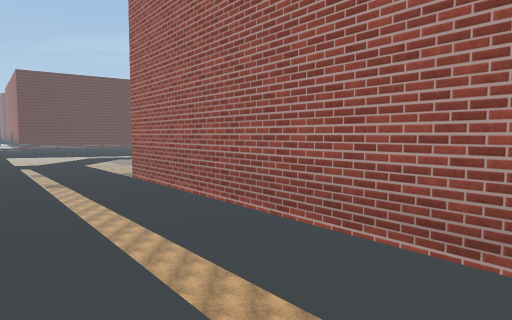
View 1 (above)

24 first-person views from a walk through a Unity game level. The camera is 1.5 m above the floor, tilts 4° down and sees 70° across. The floor is counted in squares, 2 m on a side. Each view is taken from the middle of a square. On the plan, view 1 faces up. The plan holds only what a view shows up to about 11 squares ahead; the rest is blank. The place goes on beyond the plan. Surface patterns are stand-ins for the level's own textures.

View 2
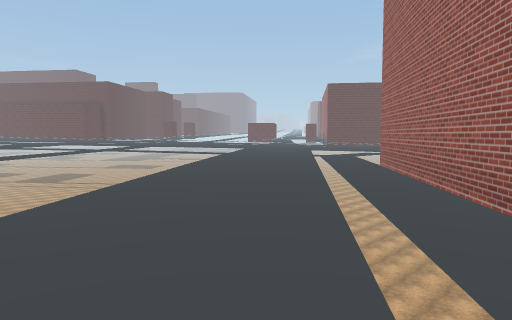

View 3
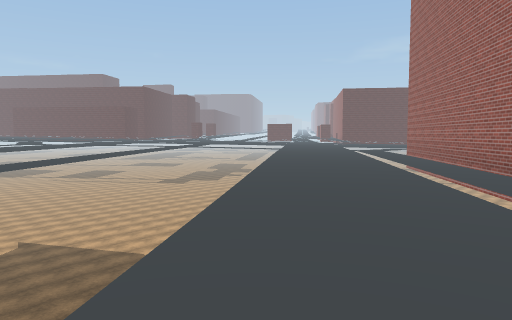

View 4
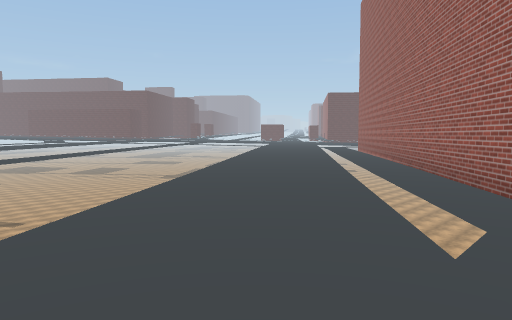

View 5
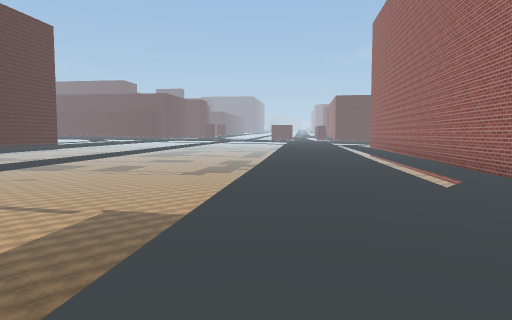

View 6
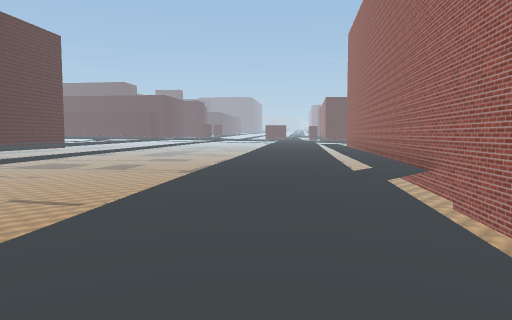

View 7
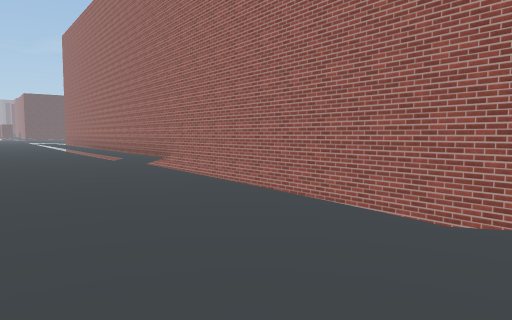

View 8
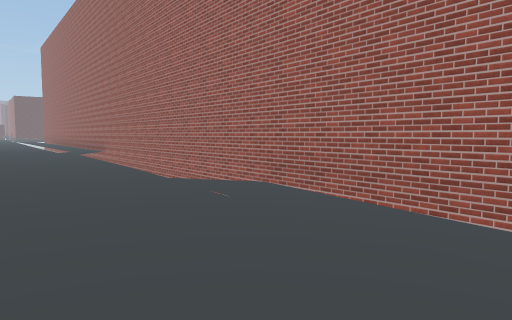

View 9
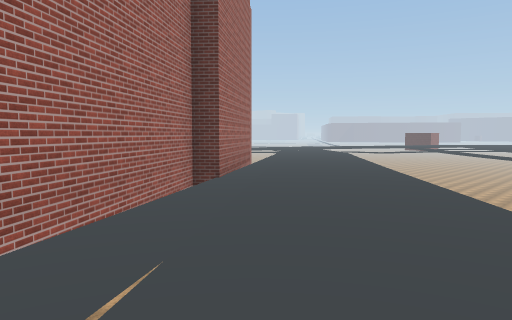

View 10
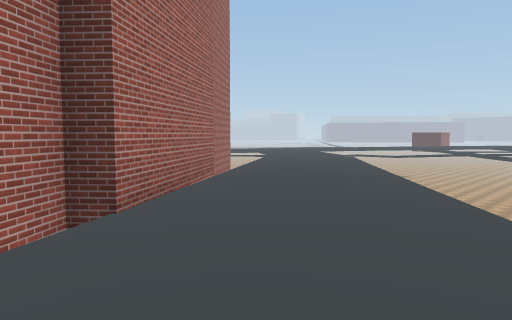

View 11
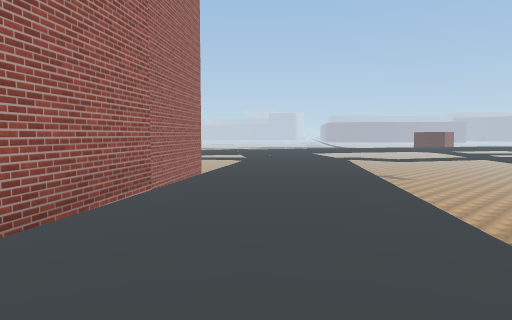

View 12
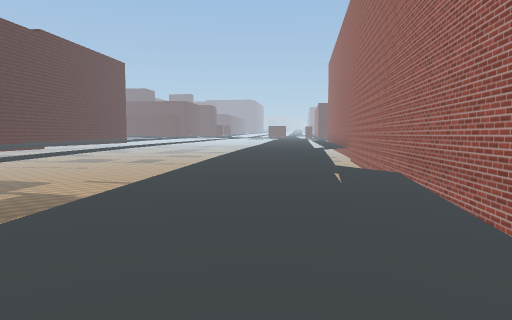

View 13
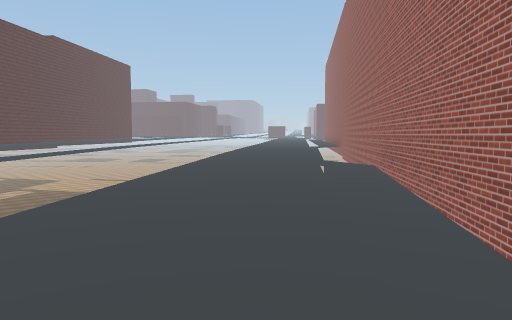

View 14
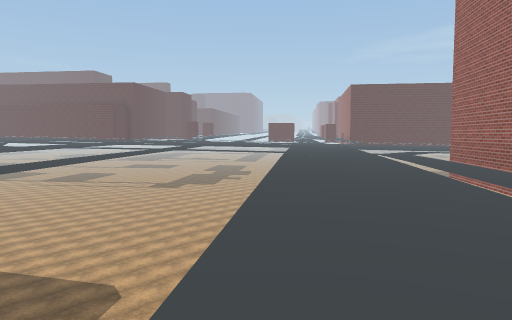

View 15
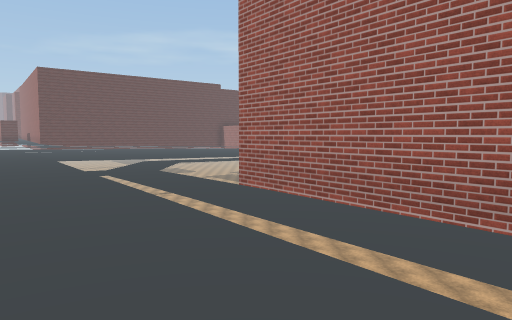

View 16
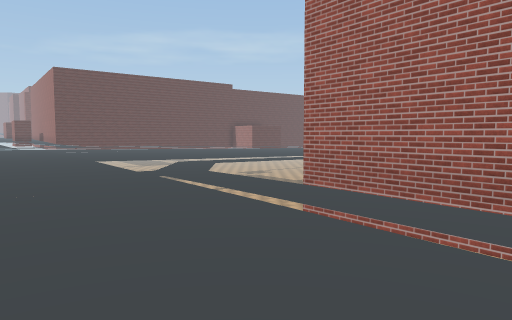

View 17
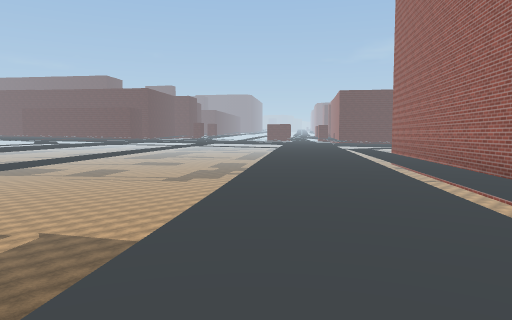

View 18
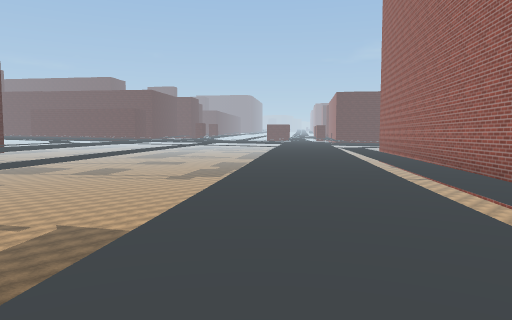

View 19
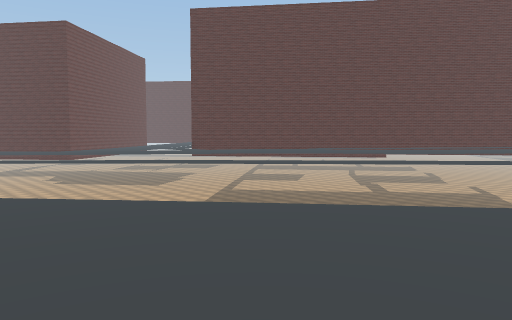

View 20
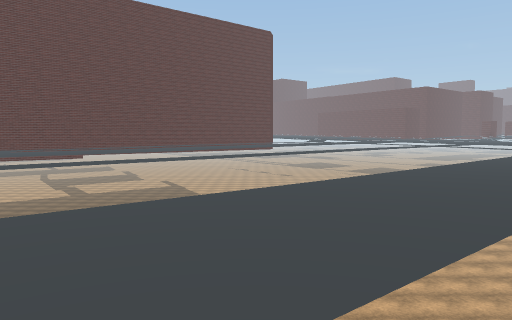

View 21
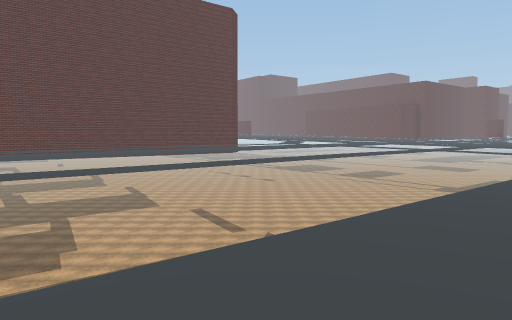

View 22
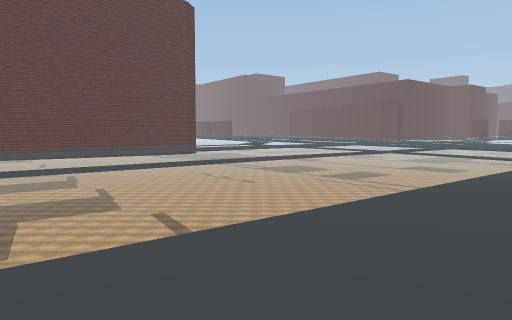

View 23
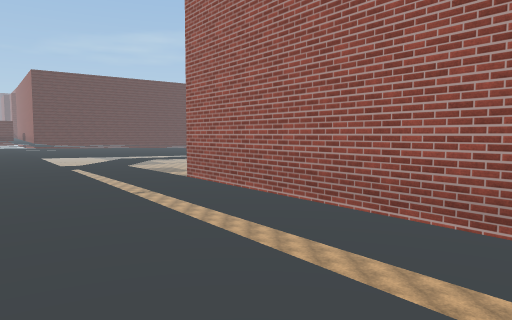

View 24
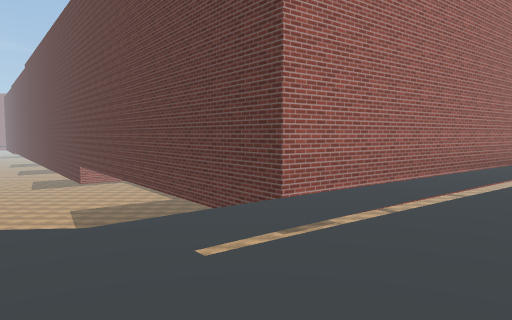

### Floor plan
Key: @ floor where view 1 was taken; # wall or solid block; . main floor; : floor 0.25 m higher than the main floor; - floor 0.25 m lower than the main floor; _ floor 0.5 m lower than the main floor; = window, fence, low wall or low ledge; ^ raised ledge; v drop or lower ground.
Columns run from 10 left of view 1 to 20 right of it. Each row starts with its distance up from view 1.
 12 ::.. v=v     vv
 11 :::v vvvvvv vv#
 10  ::: vv vvvv#^
  9  :::vvv vvv#
  8   :::..vvv#
  7    :..=v#^
  6    :..==#^
  5 v=v ...v=#^
  4 =v  v...v##
  3 v    ....v##
  2 =vv  v....v#^
  1 v=vv vv...v=#^
  0 vv=v vvv..@v #
 -1 vvvv  vvv...v##
 -2 vvv=v vvv....v#^
 -3  vvv=v vvv....v#^
 -4 :vvvv=v   v...v=#
 -5 :vvvvvv    v...v.#
 -6 ::vvv =v   v.....v^
 -7 :::v  v=v   v....v#^
 -8 ::::vvvv=v   v....v#
 -9  ::::vvvv=v   v...-v#
-10  v:      vv    v..-vv^
-11           =v   v.---vv^
-12           v=v   v----v##
-13            v=v   v-----#
-14             vv    v---=-#
-15              vv    -----#^
-16               =v   v-----#^
-17               v=v   v----_#
-18                v=    v---_#
-19                       v---_#
-20                        --___^
-21                        v____#
-22                         v____v#
-23                          v____v
-24                           ____v
-25                           v____
-26                            v___
-27                             v__
-28                            v-
-29                          vv=
-30                           =

Where each view was taken, in squares from view 1:
view 1: 0 up, 0 right, facing up
view 2: 2 down, 2 right, facing up-left
view 3: 6 down, 3 right, facing up-left
view 4: 8 down, 6 right, facing up-left
view 5: 11 down, 7 right, facing up-left
view 6: 12 down, 9 right, facing up-left
view 7: 15 down, 9 right, facing up
view 8: 18 down, 12 right, facing up
view 9: 13 down, 10 right, facing down-right
view 10: 16 down, 12 right, facing down-right
view 11: 18 down, 13 right, facing down-right
view 12: 19 down, 15 right, facing up-left
view 13: 20 down, 16 right, facing up-left
view 14: 4 down, 1 right, facing up-left
view 15: 1 up, 2 left, facing up
view 16: 1 up, 3 left, facing up
view 17: 7 down, 4 right, facing up-left
view 18: 8 down, 5 right, facing up-left
view 19: 5 down, 6 right, facing down-left
view 20: 5 down, 6 right, facing left
view 21: 3 down, 2 right, facing left
view 22: 1 down, 1 right, facing left
view 23: 0 up, 1 left, facing up
view 24: 7 up, 7 left, facing right
